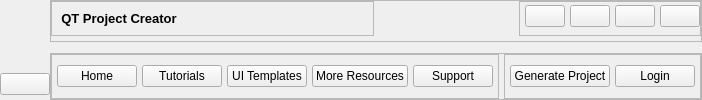
     <widget class="QWidget" name="headerContainer" native="true">
      <layout class="QHBoxLayout" name="horizontalLayout">
       <property name="spacing">
        <number>0</number>
       </property>
       <property name="leftMargin">
        <number>0</number>
       </property>
       <property name="topMargin">
        <number>0</number>
       </property>
       <property name="rightMargin">
        <number>0</number>
       </property>
       <property name="bottomMargin">
        <number>0</number>
       </property>
       <item alignment="Qt::AlignLeft">
        <widget class="QWidget" name="logo" native="true">
         <layout class="QVBoxLayout" name="verticalLayout_32">
          <property name="spacing">
           <number>5</number>
          </property>
          <property name="leftMargin">
           <number>0</number>
          </property>
          <property name="topMargin">
           <number>0</number>
          </property>
          <property name="rightMargin">
           <number>0</number>
          </property>
          <property name="bottomMargin">
           <number>5</number>
          </property>
          <item alignment="Qt::AlignTop">
           <widget class="QLabel" name="logoImg">
            <property name="minimumSize">
             <size>
              <width>50</width>
              <height>50</height>
             </size>
            </property>
            <property name="maximumSize">
             <size>
              <width>50</width>
              <height>50</height>
             </size>
            </property>
            <property name="text">
             <string/>
            </property>
            <property name="pixmap">
             <pixmap resource="QSS/QSS_Resources.qrc">:/images/images/logo.png</pixmap>
            </property>
            <property name="scaledContents">
             <bool>true</bool>
            </property>
           </widget>
          </item>
          <item>
           <widget class="QPushButton" name="menuBtn">
            <property name="cursor">
             <cursorShape>PointingHandCursor</cursorShape>
            </property>
            <property name="text">
             <string/>
            </property>
            <property name="icon">
             <iconset resource="QSS/QSS_Resources.qrc">
              <normaloff>:/icons/Icons/menu.png</normaloff>:/icons/Icons/menu.png</iconset>
            </property>
            <property name="iconSize">
             <size>
              <width>24</width>
              <height>24</height>
             </size>
            </property>
           </widget>
          </item>
         </layout>
        </widget>
       </item>
       <item>
        <widget class="QWidget" name="widget_4" native="true">
         <property name="sizePolicy">
          <sizepolicy hsizetype="Expanding" vsizetype="Preferred">
           <horstretch>0</horstretch>
           <verstretch>0</verstretch>
          </sizepolicy>
         </property>
         <layout class="QVBoxLayout" name="verticalLayout_2">
          <property name="spacing">
           <number>5</number>
          </property>
          <property name="leftMargin">
           <number>0</number>
          </property>
          <property name="topMargin">
           <number>0</number>
          </property>
          <property name="rightMargin">
           <number>0</number>
          </property>
          <property name="bottomMargin">
           <number>0</number>
          </property>
          <item alignment="Qt::AlignTop">
           <widget class="QFrame" name="header">
            <property name="frameShape">
             <enum>QFrame::StyledPanel</enum>
            </property>
            <property name="frameShadow">
             <enum>QFrame::Raised</enum>
            </property>
            <layout class="QHBoxLayout" name="horizontalLayout_3">
             <property name="spacing">
              <number>5</number>
             </property>
             <property name="leftMargin">
              <number>0</number>
             </property>
             <property name="topMargin">
              <number>0</number>
             </property>
             <property name="rightMargin">
              <number>0</number>
             </property>
             <property name="bottomMargin">
              <number>5</number>
             </property>
             <item>
              <widget class="QFrame" name="frame_12">
               <property name="frameShape">
                <enum>QFrame::StyledPanel</enum>
               </property>
               <property name="frameShadow">
                <enum>QFrame::Raised</enum>
               </property>
               <layout class="QHBoxLayout" name="horizontalLayout_14">
                <item alignment="Qt::AlignLeft">
                 <widget class="QLabel" name="label">
                  <property name="font">
                   <font>
                    <family>Segoe UI</family>
                    <pointsize>10</pointsize>
                    <bold>true</bold>
                   </font>
                  </property>
                  <property name="text">
                   <string>QT Project Creator</string>
                  </property>
                  <property name="alignment">
                   <set>Qt::AlignCenter</set>
                  </property>
                  <property name="wordWrap">
                   <bool>true</bool>
                  </property>
                 </widget>
                </item>
               </layout>
              </widget>
             </item>
             <item alignment="Qt::AlignRight">
              <widget class="QFrame" name="frame">
               <property name="frameShape">
                <enum>QFrame::StyledPanel</enum>
               </property>
               <property name="frameShadow">
                <enum>QFrame::Raised</enum>
               </property>
               <layout class="QHBoxLayout" name="horizontalLayout_7">
                <property name="spacing">
                 <number>5</number>
                </property>
                <property name="leftMargin">
                 <number>5</number>
                </property>
                <property name="topMargin">
                 <number>0</number>
                </property>
                <property name="rightMargin">
                 <number>0</number>
                </property>
                <property name="bottomMargin">
                 <number>5</number>
                </property>
                <item>
                 <widget class="QPushButton" name="helpBtn">
                  <property name="cursor">
                   <cursorShape>PointingHandCursor</cursorShape>
                  </property>
                  <property name="contextMenuPolicy">
                   <enum>Qt::ActionsContextMenu</enum>
                  </property>
                  <property name="text">
                   <string/>
                  </property>
                  <property name="icon">
                   <iconset resource="QSS/QSS_Resources.qrc">
                    <normaloff>:/icons/Icons/help-circle.png</normaloff>:/icons/Icons/help-circle.png</iconset>
                  </property>
                  <property name="iconSize">
                   <size>
                    <width>16</width>
                    <height>16</height>
                   </size>
                  </property>
                 </widget>
                </item>
                <item>
                 <widget class="QPushButton" name="minimizeBtn">
                  <property name="cursor">
                   <cursorShape>PointingHandCursor</cursorShape>
                  </property>
                  <property name="text">
                   <string/>
                  </property>
                  <property name="icon">
                   <iconset resource="QSS/QSS_Resources.qrc">
                    <normaloff>:/icons/Icons/minus.png</normaloff>:/icons/Icons/minus.png</iconset>
                  </property>
                  <property name="iconSize">
                   <size>
                    <width>16</width>
                    <height>16</height>
                   </size>
                  </property>
                 </widget>
                </item>
                <item>
                 <widget class="QPushButton" name="restoreBtn">
                  <property name="cursor">
                   <cursorShape>PointingHandCursor</cursorShape>
                  </property>
                  <property name="text">
                   <string/>
                  </property>
                  <property name="icon">
                   <iconset resource="QSS/QSS_Resources.qrc">
                    <normaloff>:/icons/Icons/square.png</normaloff>:/icons/Icons/square.png</iconset>
                  </property>
                  <property name="iconSize">
                   <size>
                    <width>16</width>
                    <height>16</height>
                   </size>
                  </property>
                 </widget>
                </item>
                <item>
                 <widget class="QPushButton" name="closeBtn">
                  <property name="cursor">
                   <cursorShape>PointingHandCursor</cursorShape>
                  </property>
                  <property name="text">
                   <string/>
                  </property>
                  <property name="icon">
                   <iconset resource="QSS/QSS_Resources.qrc">
                    <normaloff>:/icons/Icons/x.png</normaloff>:/icons/Icons/x.png</iconset>
                  </property>
                  <property name="iconSize">
                   <size>
                    <width>16</width>
                    <height>16</height>
                   </size>
                  </property>
                 </widget>
                </item>
               </layout>
              </widget>
             </item>
            </layout>
           </widget>
          </item>
          <item>
           <widget class="QFrame" name="frame_2">
            <property name="frameShape">
             <enum>QFrame::StyledPanel</enum>
            </property>
            <property name="frameShadow">
             <enum>QFrame::Raised</enum>
            </property>
            <layout class="QHBoxLayout" name="horizontalLayout_4">
             <property name="spacing">
              <number>5</number>
             </property>
             <property name="leftMargin">
              <number>0</number>
             </property>
             <property name="topMargin">
              <number>0</number>
             </property>
             <property name="rightMargin">
              <number>0</number>
             </property>
             <property name="bottomMargin">
              <number>0</number>
             </property>
             <item alignment="Qt::AlignLeft">
              <widget class="QFrame" name="frame_3">
               <property name="frameShape">
                <enum>QFrame::StyledPanel</enum>
               </property>
               <property name="frameShadow">
                <enum>QFrame::Raised</enum>
               </property>
               <layout class="QHBoxLayout" name="horizontalLayout_5">
                <property name="spacing">
                 <number>5</number>
                </property>
                <property name="leftMargin">
                 <number>5</number>
                </property>
                <property name="topMargin">
                 <number>5</number>
                </property>
                <property name="rightMargin">
                 <number>5</number>
                </property>
                <property name="bottomMargin">
                 <number>5</number>
                </property>
                <item>
                 <widget class="QPushButton" name="homeBtn">
                  <property name="font">
                   <font>
                    <family>Segoe UI</family>
                   </font>
                  </property>
                  <property name="cursor">
                   <cursorShape>PointingHandCursor</cursorShape>
                  </property>
                  <property name="text">
                   <string>Home</string>
                  </property>
                  <property name="icon">
                   <iconset resource="QSS/QSS_Resources.qrc">
                    <normaloff>:/icons/Icons/home.png</normaloff>:/icons/Icons/home.png</iconset>
                  </property>
                  <property name="iconSize">
                   <size>
                    <width>24</width>
                    <height>24</height>
                   </size>
                  </property>
                 </widget>
                </item>
                <item>
                 <widget class="QPushButton" name="tutorialsBtn">
                  <property name="font">
                   <font>
                    <family>Segoe UI</family>
                   </font>
                  </property>
                  <property name="cursor">
                   <cursorShape>PointingHandCursor</cursorShape>
                  </property>
                  <property name="text">
                   <string>Tutorials</string>
                  </property>
                  <property name="icon">
                   <iconset resource="QSS/QSS_Resources.qrc">
                    <normaloff>:/icons/Icons/airplay.png</normaloff>:/icons/Icons/airplay.png</iconset>
                  </property>
                  <property name="iconSize">
                   <size>
                    <width>24</width>
                    <height>24</height>
                   </size>
                  </property>
                 </widget>
                </item>
                <item>
                 <widget class="QPushButton" name="templatesBtn">
                  <property name="font">
                   <font>
                    <family>Segoe UI</family>
                   </font>
                  </property>
                  <property name="cursor">
                   <cursorShape>PointingHandCursor</cursorShape>
                  </property>
                  <property name="text">
                   <string>UI Templates</string>
                  </property>
                  <property name="icon">
                   <iconset resource="QSS/QSS_Resources.qrc">
                    <normaloff>:/icons/Icons/archive.png</normaloff>:/icons/Icons/archive.png</iconset>
                  </property>
                  <property name="iconSize">
                   <size>
                    <width>24</width>
                    <height>24</height>
                   </size>
                  </property>
                 </widget>
                </item>
                <item>
                 <widget class="QPushButton" name="resourcesBtn">
                  <property name="font">
                   <font>
                    <family>Segoe UI</family>
                   </font>
                  </property>
                  <property name="cursor">
                   <cursorShape>PointingHandCursor</cursorShape>
                  </property>
                  <property name="text">
                   <string>More Resources</string>
                  </property>
                  <property name="icon">
                   <iconset resource="QSS/QSS_Resources.qrc">
                    <normaloff>:/icons/Icons/codepen.png</normaloff>:/icons/Icons/codepen.png</iconset>
                  </property>
                  <property name="iconSize">
                   <size>
                    <width>24</width>
                    <height>24</height>
                   </size>
                  </property>
                 </widget>
                </item>
                <item>
                 <widget class="QPushButton" name="supportHBtn">
                  <property name="font">
                   <font>
                    <family>Segoe UI</family>
                   </font>
                  </property>
                  <property name="cursor">
                   <cursorShape>PointingHandCursor</cursorShape>
                  </property>
                  <property name="text">
                   <string>Support</string>
                  </property>
                  <property name="icon">
                   <iconset resource="QSS/QSS_Resources.qrc">
                    <normaloff>:/icons/Icons/dollar-sign.png</normaloff>:/icons/Icons/dollar-sign.png</iconset>
                  </property>
                  <property name="iconSize">
                   <size>
                    <width>24</width>
                    <height>24</height>
                   </size>
                  </property>
                 </widget>
                </item>
               </layout>
              </widget>
             </item>
             <item alignment="Qt::AlignRight">
              <widget class="QFrame" name="frame_4">
               <property name="frameShape">
                <enum>QFrame::StyledPanel</enum>
               </property>
               <property name="frameShadow">
                <enum>QFrame::Raised</enum>
               </property>
               <layout class="QHBoxLayout" name="horizontalLayout_6">
                <property name="spacing">
                 <number>5</number>
                </property>
                <property name="leftMargin">
                 <number>5</number>
                </property>
                <property name="topMargin">
                 <number>5</number>
                </property>
                <property name="rightMargin">
                 <number>5</number>
                </property>
                <property name="bottomMargin">
                 <number>5</number>
                </property>
                <item>
                 <widget class="QPushButton" name="generateProjectBtn">
                  <property name="font">
                   <font>
                    <family>Segoe UI</family>
                   </font>
                  </property>
                  <property name="cursor">
                   <cursorShape>PointingHandCursor</cursorShape>
                  </property>
                  <property name="toolTip">
                   <string>Create a new project</string>
                  </property>
                  <property name="text">
                   <string>Generate Project</string>
                  </property>
                  <property name="icon">
                   <iconset resource="QSS/QSS_Resources.qrc">
                    <normaloff>:/icons/Icons/tool.png</normaloff>:/icons/Icons/tool.png</iconset>
                  </property>
                  <property name="iconSize">
                   <size>
                    <width>24</width>
                    <height>24</height>
                   </size>
                  </property>
                 </widget>
                </item>
                <item>
                 <widget class="QPushButton" name="loginBtn">
                  <property name="font">
                   <font>
                    <family>Segoe UI</family>
                   </font>
                  </property>
                  <property name="cursor">
                   <cursorShape>PointingHandCursor</cursorShape>
                  </property>
                  <property name="text">
                   <string>Login</string>
                  </property>
                  <property name="icon">
                   <iconset resource="QSS/QSS_Resources.qrc">
                    <normaloff>:/icons/Icons/log-in.png</normaloff>:/icons/Icons/log-in.png</iconset>
                  </property>
                  <property name="iconSize">
                   <size>
                    <width>24</width>
                    <height>24</height>
                   </size>
                  </property>
                 </widget>
                </item>
               </layout>
              </widget>
             </item>
            </layout>
           </widget>
          </item>
         </layout>
        </widget>
       </item>
      </layout>
     </widget>
